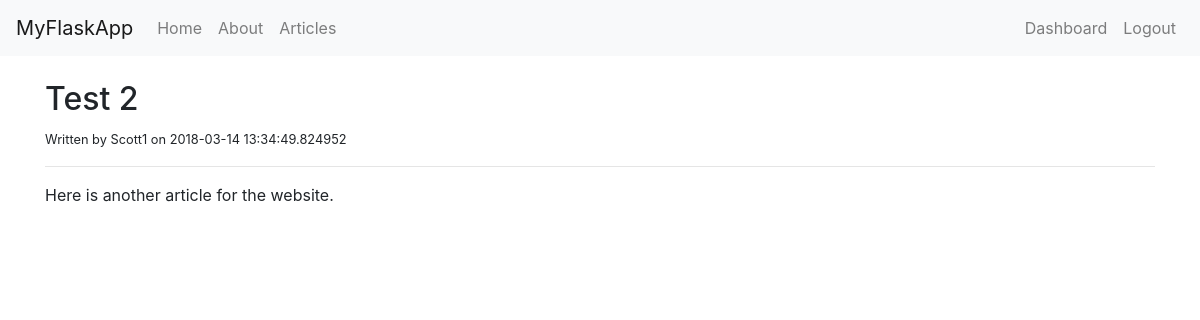
Page /article/1/ (signed in) on the committed database.
### tables this page shows
CREATE TABLE `articles` (
	`record`	INTEGER PRIMARY KEY AUTOINCREMENT,
	`title`	TEXT,
	`author`	TEXT,
	`body`	TEXT,
	`create_date`	TEXT DEFAULT CURRENT_TIMESTAMP
);

### app.py (the view)
@app.route('/article/<string:record>/')
def article(record):
    connection = sqlite3.connect(DATABASE)
    connection.row_factory = sqlite3.Row
    cur = connection.cursor()
    result = cur.execute("SELECT * FROM articles WHERE record=?", (record))
    article = result.fetchone()
    return render_template('article.html', article=article)
    cur.close()

### templates/article.html
{% extends 'layout.html' %}
{% block body %}
    <h2>{{article.title}}</h2>
    <small>Written by {{article.author}} on {{article.create_date}}</small>
    <hr>
    <div>
        {{article.body | safe}}
    </div>
{% endblock %}

### rows in the picture
articles: title "Test 2", author "Scott1", create_date "2018-03-14 13:34:49.824952", body "Here is another article for the website."
